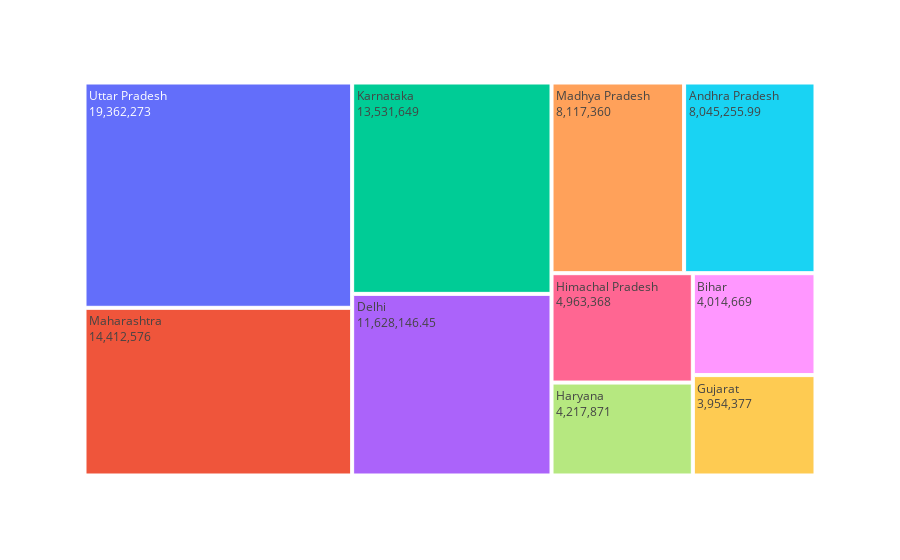

Source (notebook cell):
### Code cell
import plotly.express as px
sales_state=df.groupby('State',as_index=False)['Amount'].sum().sort_values(by='Amount',ascending=False).head(10)
ax=px.treemap(sales_state,path=['State'],values='Amount')
ax.update_traces(textinfo='label+value')
ax.show()

### Figure 1 — Plotly figure (JSON) as saved in the notebook; plotly's stock layout.template omitted (floating-point values rounded to 4 significant figures)
{"data": [{"branchvalues": "total", "domain": {"x": [0, 1], "y": [0, 1]}, "hovertemplate": "labels=%{label}<br>Amount=%{value}<br>parent=%{parent}<br>id=%{id}<extra></extra>", "ids": ["Andhra Pradesh", "Bihar", "Delhi", "Gujarat", "Haryana", "Himachal Pradesh", "Karnataka", "Madhya Pradesh", "Maharashtra", "Uttar Pradesh"], "labels": ["Andhra Pradesh", "Bihar", "Delhi", "Gujarat", "Haryana", "Himachal Pradesh", "Karnataka", "Madhya Pradesh", "Maharashtra", "Uttar Pradesh"], "name": "", "parents": ["", "", "", "", "", "", "", "", "", ""], "textinfo": "label+value", "type": "treemap", "values": [8045000.0, 4014669, 11630000.0, 3954377, 4217871, 4963368, 13531649, 8117360, 14412576, 19362273]}], "layout": {"legend": {"tracegroupgap": 0}, "margin": {"t": 60}}}
